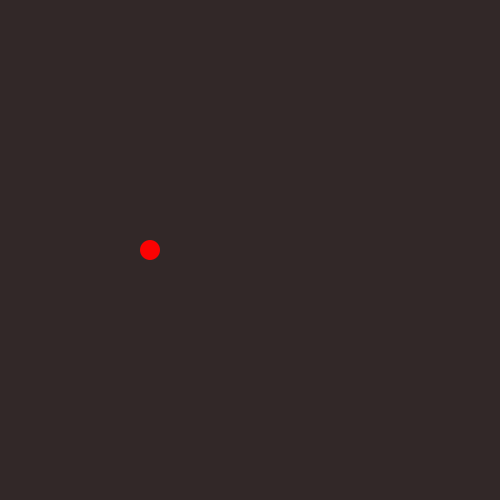
Frame 1 (no input)
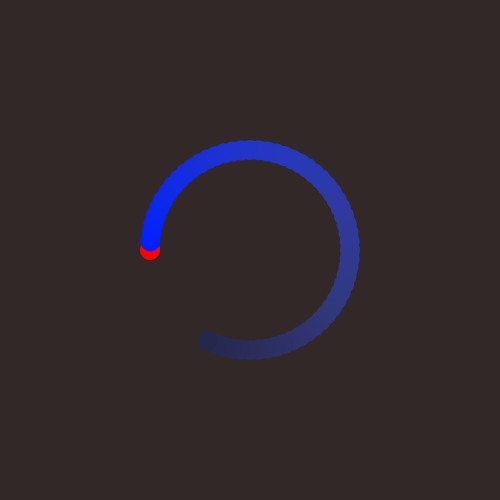
Frame 60 (the mouse pressed at the canvas centre just before this capture)
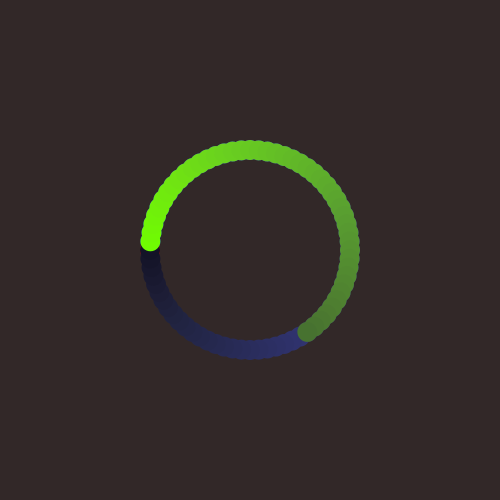
Frame 120 (the mouse held since frame 60 and released just before this capture)

The Processing sketch that drew these frames (run headless with seeded random() and noise(); from frame 60 on, the mouse is pressed at the canvas centre):

// Processing sketch: vector_04
// ── vector_04.pde
PVector position;
float anglespeed=5;

color col;

float angleBefore=0;


void setup() {
  size(500, 500);
  position=new PVector(-100, 0);
  colorMode(HSB);
  col=color(0, 255, 255);
  smooth(8);
  pixelDensity(2);
  noStroke();
  background(0,50,50);
}

void draw() {
  col=color(hue(col),saturation(col)-3,brightness(col)-3);
  fill(col);
  pushMatrix();
  translate(width/2, height/2);
  ellipse(position.x, position.y, 20, 20);
  position.rotate(radians(anglespeed));
  popMatrix();
  if (angleBefore>position.heading()){
    col=color(random(255), 255, 255);
  }
  angleBefore=position.heading();
}
